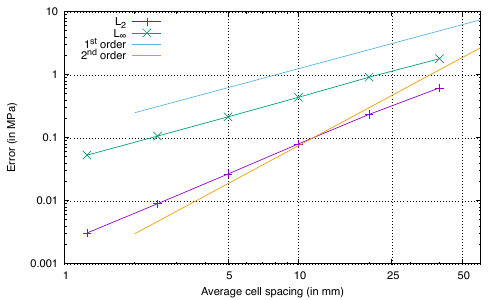

Recreate this plot in gnuplot.
# Attempt to retrieve the TIMES_FILE environment variable
# Note: you should source the USER_VARIABLE_NAMES file before running this
# script, i.e. "source USER_VARIABLE_NAMES && gnuplot dispErrors.gnuplot"
datafile = system("echo $TIMES_FILE")

# Check if TIMES_FILE is not defined or is an empty string
if (strlen(datafile) == 0) {
    print "Error: TIMES_FILE environment variable is not defined."
    print "You should source the USER_VARIABLE_NAMES file first"
    print "e.g. source USER_VARIABLE_NAMES && gnuplot dispErrors.gnuplot"
    exit
} else {
    print "Data file is: ", datafile
}

set term pdfcairo dashed enhanced
set datafile separator " "

set output "stressErrors.pdf"

#set size ratio 1

#set style line 1 linecolor rgb 'black' linetype 6 linewidth 1 ps 1
#set style line 2 linecolor rgb 'red' linetype 4 linewidth 1 ps 1 dashtype 2
#set style line 3 linecolor rgb 'blue' linetype 2 linewidth 1 ps 1 dashtype 3
#set style line 4 linecolor rgb 'green' linetype 1 linewidth 1 ps 1 dashtype 4

set grid
set xrange [1:60]
#set yrange [-0.026:0.002]
set xtics
set xtics add (5, 25, 50)
set ytics
set logscale x
set logscale y
#set ytics 0.002
set xlabel "Average cell spacing (in mm)"
set ylabel "Error (in MPa)"
set key left top;

# Average mesh spacing of mesh1
dx=0.04

# Assume the mesh spacing is being halved for each succesive mesh
plot \
    datafile u (1e3*dx/(2**($0))):(1e-6*$6) w lp t "L_2", \
    datafile u (1e3*dx/(2**($0))):(1e-6*$7) w lp t "L_∞", \
    "orderOfAccuracySlopesStress.dat" u 1:2 w l t "1^{st} order", \
    "orderOfAccuracySlopesStress.dat" u 1:3 w l t "2^{nd} order"

